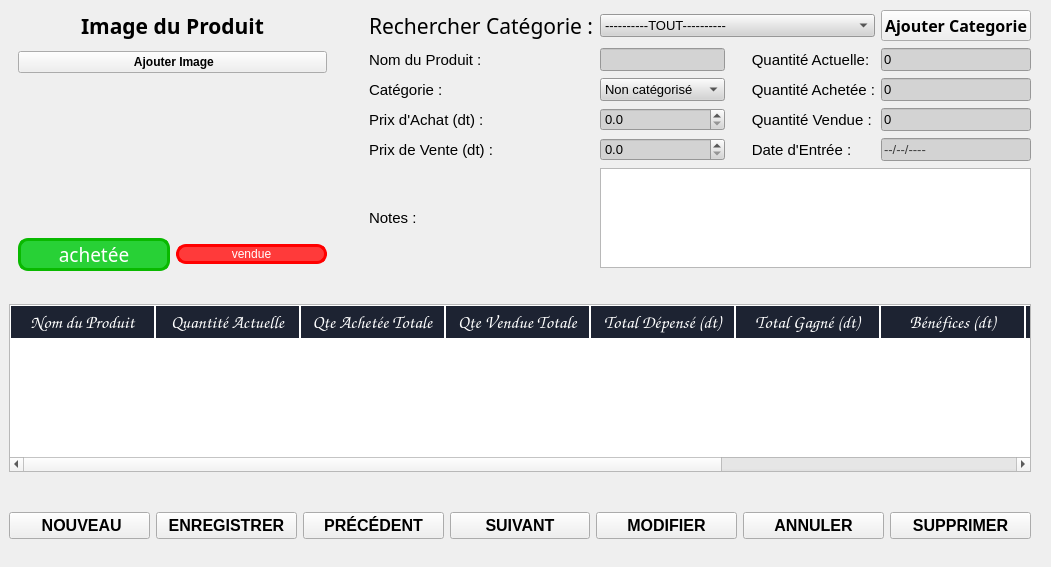
      <widget class="QWidget" name="tab_1">
       <attribute name="title">
        <string>Produits</string>
       </attribute>
       <layout class="QVBoxLayout" name="verticalLayout_5" stretch="3,2,1">
        <property name="spacing">
         <number>15</number>
        </property>
        <property name="leftMargin">
         <number>0</number>
        </property>
        <property name="topMargin">
         <number>0</number>
        </property>
        <item>
         <widget class="QWidget" name="widget" native="true">
          <layout class="QHBoxLayout" name="horizontalLayout" stretch="1,2">
           <property name="spacing">
            <number>15</number>
           </property>
           <property name="leftMargin">
            <number>0</number>
           </property>
           <property name="topMargin">
            <number>0</number>
           </property>
           <property name="rightMargin">
            <number>0</number>
           </property>
           <property name="bottomMargin">
            <number>0</number>
           </property>
           <item>
            <widget class="QWidget" name="ProductImageWidget" native="true">
             <property name="minimumSize">
              <size>
               <width>345</width>
               <height>0</height>
              </size>
             </property>
             <layout class="QVBoxLayout" name="verticalLayout_3" stretch="1,6,0">
              <property name="spacing">
               <number>0</number>
              </property>
              <item>
               <widget class="QLabel" name="label_2">
                <property name="font">
                 <font>
                  <family>Bahnschrift SemiBold Condensed</family>
                  <pointsize>16</pointsize>
                  <weight>75</weight>
                  <bold>true</bold>
                 </font>
                </property>
                <property name="text">
                 <string>Image du Produit</string>
                </property>
                <property name="alignment">
                 <set>Qt::AlignCenter</set>
                </property>
               </widget>
              </item>
              <item>
               <widget class="QWidget" name="widget_4" native="true">
                <layout class="QVBoxLayout" name="verticalLayout_4">
                 <property name="spacing">
                  <number>5</number>
                 </property>
                 <item>
                  <widget class="QPushButton" name="ajouterImageButton">
                   <property name="font">
                    <font>
                     <pointsize>9</pointsize>
                     <weight>75</weight>
                     <bold>true</bold>
                    </font>
                   </property>
                   <property name="cursor">
                    <cursorShape>PointingHandCursor</cursorShape>
                   </property>
                   <property name="styleSheet">
                    <string notr="true"/>
                   </property>
                   <property name="text">
                    <string> Ajouter Image</string>
                   </property>
                   <property name="icon">
                    <iconset resource="../interface_images.qrc">
                     <normaloff>:/newPrefix/pictures/image.png</normaloff>:/newPrefix/pictures/image.png</iconset>
                   </property>
                   <property name="iconSize">
                    <size>
                     <width>30</width>
                     <height>30</height>
                    </size>
                   </property>
                  </widget>
                 </item>
                 <item>
                  <widget class="QWidget" name="widget_9" native="true">
                   <layout class="QHBoxLayout" name="horizontalLayout_4">
                    <property name="leftMargin">
                     <number>0</number>
                    </property>
                    <property name="topMargin">
                     <number>0</number>
                    </property>
                    <property name="rightMargin">
                     <number>0</number>
                    </property>
                    <property name="bottomMargin">
                     <number>0</number>
                    </property>
                    <item>
                     <widget class="QLabel" name="productPictureLabel">
                      <property name="maximumSize">
                       <size>
                        <width>280</width>
                        <height>270</height>
                       </size>
                      </property>
                      <property name="text">
                       <string/>
                      </property>
                      <property name="scaledContents">
                       <bool>true</bool>
                      </property>
                     </widget>
                    </item>
                   </layout>
                  </widget>
                 </item>
                </layout>
               </widget>
              </item>
              <item>
               <widget class="QWidget" name="widget_2" native="true">
                <property name="styleSheet">
                 <string notr="true">QPushButton{
font: 14pt &quot;Stencil&quot;;
border-radius: 10px;
color: white
}

#acheteeButton{
border: 3px solid rgb(9, 185, 0);
background-color: rgb(40, 209, 54)
}

#vendueButton{
border: 3px solid red;
background-color: rgb(255, 58, 58);
}</string>
                </property>
                <layout class="QHBoxLayout" name="horizontalLayout_3">
                 <property name="topMargin">
                  <number>0</number>
                 </property>
                 <property name="bottomMargin">
                  <number>0</number>
                 </property>
                 <item>
                  <widget class="QPushButton" name="acheteeButton">
                   <property name="font">
                    <font>
                     <family>Stencil</family>
                     <pointsize>14</pointsize>
                     <weight>50</weight>
                     <italic>false</italic>
                     <bold>false</bold>
                    </font>
                   </property>
                   <property name="cursor">
                    <cursorShape>PointingHandCursor</cursorShape>
                   </property>
                   <property name="styleSheet">
                    <string notr="true"/>
                   </property>
                   <property name="text">
                    <string>achetée</string>
                   </property>
                  </widget>
                 </item>
                 <item>
                  <widget class="QPushButton" name="vendueButton">
                   <property name="cursor">
                    <cursorShape>PointingHandCursor</cursorShape>
                   </property>
                   <property name="text">
                    <string>vendue</string>
                   </property>
                  </widget>
                 </item>
                </layout>
               </widget>
              </item>
             </layout>
            </widget>
           </item>
           <item>
            <widget class="QWidget" name="ProductInfoWidget" native="true">
             <layout class="QGridLayout" name="gridLayout">
              <item row="5" column="0">
               <widget class="QLabel" name="label_11">
                <property name="font">
                 <font>
                  <pointsize>11</pointsize>
                 </font>
                </property>
                <property name="text">
                 <string>Notes :</string>
                </property>
               </widget>
              </item>
              <item row="1" column="2">
               <widget class="QLineEdit" name="nomProduitLineEdit">
                <property name="sizePolicy">
                 <sizepolicy hsizetype="Expanding" vsizetype="Fixed">
                  <horstretch>0</horstretch>
                  <verstretch>0</verstretch>
                 </sizepolicy>
                </property>
                <property name="font">
                 <font>
                  <pointsize>10</pointsize>
                 </font>
                </property>
                <property name="autoFillBackground">
                 <bool>false</bool>
                </property>
                <property name="styleSheet">
                 <string notr="true">background-color: lightgray;
</string>
                </property>
                <property name="text">
                 <string/>
                </property>
                <property name="frame">
                 <bool>true</bool>
                </property>
               </widget>
              </item>
              <item row="0" column="0">
               <widget class="QLabel" name="label_12">
                <property name="font">
                 <font>
                  <family>Bahnschrift SemiBold Condensed</family>
                  <pointsize>16</pointsize>
                  <weight>50</weight>
                  <bold>false</bold>
                 </font>
                </property>
                <property name="text">
                 <string>Rechercher Catégorie :</string>
                </property>
               </widget>
              </item>
              <item row="2" column="0">
               <widget class="QLabel" name="label_4">
                <property name="font">
                 <font>
                  <pointsize>11</pointsize>
                 </font>
                </property>
                <property name="text">
                 <string>Catégorie :</string>
                </property>
               </widget>
              </item>
              <item row="1" column="0">
               <widget class="QLabel" name="label_3">
                <property name="font">
                 <font>
                  <pointsize>11</pointsize>
                 </font>
                </property>
                <property name="text">
                 <string>Nom du Produit :</string>
                </property>
               </widget>
              </item>
              <item row="4" column="4">
               <widget class="QLineEdit" name="dateEntreeLineEdit">
                <property name="font">
                 <font>
                  <pointsize>10</pointsize>
                 </font>
                </property>
                <property name="styleSheet">
                 <string notr="true">background-color: lightgray;
color: rgb(60, 60, 60)</string>
                </property>
                <property name="text">
                 <string>--/--/----</string>
                </property>
                <property name="readOnly">
                 <bool>true</bool>
                </property>
               </widget>
              </item>
              <item row="4" column="3">
               <widget class="QLabel" name="label_10">
                <property name="font">
                 <font>
                  <pointsize>11</pointsize>
                 </font>
                </property>
                <property name="text">
                 <string>     Date d'Entrée :</string>
                </property>
               </widget>
              </item>
              <item row="3" column="3">
               <widget class="QLabel" name="label_9">
                <property name="font">
                 <font>
                  <pointsize>11</pointsize>
                 </font>
                </property>
                <property name="text">
                 <string>     Quantité Vendue :</string>
                </property>
               </widget>
              </item>
              <item row="2" column="2">
               <widget class="QComboBox" name="categorieComboBox">
                <property name="font">
                 <font>
                  <pointsize>10</pointsize>
                 </font>
                </property>
                <property name="styleSheet">
                 <string notr="true">background-color: lightgray;
</string>
                </property>
                <item>
                 <property name="text">
                  <string>Non catégorisé</string>
                 </property>
                </item>
               </widget>
              </item>
              <item row="0" column="2" colspan="2">
               <widget class="QComboBox" name="rechercherCategorieComboBox">
                <property name="font">
                 <font>
                  <pointsize>10</pointsize>
                 </font>
                </property>
                <property name="styleSheet">
                 <string notr="true">background-color: lightgray;
</string>
                </property>
                <property name="currentText">
                 <string>----------TOUT----------</string>
                </property>
                <property name="frame">
                 <bool>true</bool>
                </property>
                <item>
                 <property name="text">
                  <string>----------TOUT----------</string>
                 </property>
                </item>
               </widget>
              </item>
              <item row="3" column="4">
               <widget class="QLineEdit" name="quantiteVendueTotaleLineEdit">
                <property name="font">
                 <font>
                  <pointsize>10</pointsize>
                 </font>
                </property>
                <property name="styleSheet">
                 <string notr="true">background-color: lightgray;
</string>
                </property>
                <property name="text">
                 <string>0</string>
                </property>
                <property name="readOnly">
                 <bool>false</bool>
                </property>
               </widget>
              </item>
              <item row="3" column="0">
               <widget class="QLabel" name="label_6">
                <property name="font">
                 <font>
                  <pointsize>11</pointsize>
                 </font>
                </property>
                <property name="text">
                 <string>Prix d'Achat (dt) :</string>
                </property>
               </widget>
              </item>
              <item row="3" column="2">
               <widget class="QDoubleSpinBox" name="prixAchatSpinBox">
                <property name="font">
                 <font>
                  <pointsize>10</pointsize>
                 </font>
                </property>
                <property name="styleSheet">
                 <string notr="true">background-color: lightgray;
</string>
                </property>
                <property name="decimals">
                 <number>1</number>
                </property>
                <property name="maximum">
                 <double>999999.000000000000000</double>
                </property>
               </widget>
              </item>
              <item row="4" column="0">
               <widget class="QLabel" name="label_5">
                <property name="font">
                 <font>
                  <pointsize>11</pointsize>
                 </font>
                </property>
                <property name="text">
                 <string>Prix de Vente (dt) :</string>
                </property>
               </widget>
              </item>
              <item row="4" column="2">
               <widget class="QDoubleSpinBox" name="prixVenteSpinBox">
                <property name="font">
                 <font>
                  <pointsize>10</pointsize>
                 </font>
                </property>
                <property name="styleSheet">
                 <string notr="true">background-color: lightgray;
</string>
                </property>
                <property name="decimals">
                 <number>1</number>
                </property>
                <property name="maximum">
                 <double>999999.000000000000000</double>
                </property>
               </widget>
              </item>
              <item row="5" column="2" colspan="3">
               <widget class="QPlainTextEdit" name="plainTextEdit">
                <property name="maximumSize">
                 <size>
                  <width>16777215</width>
                  <height>100</height>
                 </size>
                </property>
                <property name="font">
                 <font>
                  <pointsize>10</pointsize>
                 </font>
                </property>
                <property name="styleSheet">
                 <string notr="true"/>
                </property>
                <property name="plainText">
                 <string/>
                </property>
               </widget>
              </item>
              <item row="0" column="4">
               <widget class="QPushButton" name="ajouterCategorieButton">
                <property name="font">
                 <font>
                  <family>Bahnschrift SemiBold Condensed</family>
                  <pointsize>12</pointsize>
                  <weight>75</weight>
                  <bold>true</bold>
                 </font>
                </property>
                <property name="styleSheet">
                 <string notr="true"/>
                </property>
                <property name="text">
                 <string>Ajouter Categorie</string>
                </property>
               </widget>
              </item>
              <item row="1" column="4">
               <widget class="QLineEdit" name="quantiteActuelleLineEdit">
                <property name="font">
                 <font>
                  <pointsize>10</pointsize>
                 </font>
                </property>
                <property name="styleSheet">
                 <string notr="true">background-color: lightgray;
</string>
                </property>
                <property name="text">
                 <string>0</string>
                </property>
                <property name="readOnly">
                 <bool>false</bool>
                </property>
               </widget>
              </item>
              <item row="2" column="4">
               <widget class="QLineEdit" name="quantiteAchatTotaleLineEdit">
                <property name="font">
                 <font>
                  <pointsize>10</pointsize>
                 </font>
                </property>
                <property name="cursor">
                 <cursorShape>IBeamCursor</cursorShape>
                </property>
                <property name="styleSheet">
                 <string notr="true">background-color: lightgray;
</string>
                </property>
                <property name="text">
                 <string>0</string>
                </property>
                <property name="readOnly">
                 <bool>false</bool>
                </property>
               </widget>
              </item>
              <item row="2" column="3">
               <widget class="QLabel" name="label_7">
                <property name="font">
                 <font>
                  <pointsize>11</pointsize>
                 </font>
                </property>
                <property name="text">
                 <string>     Quantité Achetée :</string>
                </property>
               </widget>
              </item>
              <item row="1" column="3">
               <widget class="QLabel" name="label_8">
                <property name="font">
                 <font>
                  <pointsize>11</pointsize>
                 </font>
                </property>
                <property name="text">
                 <string>     Quantité Actuelle:</string>
                </property>
               </widget>
              </item>
             </layout>
             <zorder>dateEntreeLineEdit</zorder>
             <zorder>label_9</zorder>
             <zorder>label_10</zorder>
             <zorder>label_11</zorder>
             <zorder>label_4</zorder>
             <zorder>nomProduitLineEdit</zorder>
             <zorder>label_3</zorder>
             <zorder>label_12</zorder>
             <zorder>categorieComboBox</zorder>
             <zorder>rechercherCategorieComboBox</zorder>
             <zorder>quantiteVendueTotaleLineEdit</zorder>
             <zorder>label_6</zorder>
             <zorder>label_5</zorder>
             <zorder>prixAchatSpinBox</zorder>
             <zorder>prixVenteSpinBox</zorder>
             <zorder>plainTextEdit</zorder>
             <zorder>ajouterCategorieButton</zorder>
             <zorder>quantiteActuelleLineEdit</zorder>
             <zorder>quantiteAchatTotaleLineEdit</zorder>
             <zorder>label_7</zorder>
             <zorder>label_8</zorder>
            </widget>
           </item>
          </layout>
         </widget>
        </item>
        <item>
         <widget class="QWidget" name="tableOuterWidget" native="true">
          <property name="styleSheet">
           <string notr="true"/>
          </property>
          <layout class="QVBoxLayout" name="verticalLayout_6">
           <item>
            <widget class="QTableWidget" name="tableWidget">
             <property name="font">
              <font>
               <family>Comic Sans MS</family>
               <pointsize>10</pointsize>
               <weight>50</weight>
               <italic>false</italic>
               <bold>false</bold>
              </font>
             </property>
             <property name="cursor" stdset="0">
              <cursorShape>PointingHandCursor</cursorShape>
             </property>
             <property name="styleSheet">
              <string notr="true">QHeaderView::section {
background-color :  rgb(29, 35, 50) ;
border:1px solid white;
font-size: 18px;
color:white;
padding: 2px
}
QTableWidget::item:selected {
background-color: rgb(29, 35, 50) ;
color: white;
}
</string>
             </property>
             <property name="autoScroll">
              <bool>false</bool>
             </property>
             <property name="editTriggers">
              <set>QAbstractItemView::NoEditTriggers</set>
             </property>
             <property name="tabKeyNavigation">
              <bool>false</bool>
             </property>
             <property name="selectionMode">
              <enum>QAbstractItemView::SingleSelection</enum>
             </property>
             <property name="selectionBehavior">
              <enum>QAbstractItemView::SelectRows</enum>
             </property>
             <property name="textElideMode">
              <enum>Qt::ElideNone</enum>
             </property>
             <property name="verticalScrollMode">
              <enum>QAbstractItemView::ScrollPerPixel</enum>
             </property>
             <property name="horizontalScrollMode">
              <enum>QAbstractItemView::ScrollPerPixel</enum>
             </property>
             <property name="showGrid">
              <bool>true</bool>
             </property>
             <property name="sortingEnabled">
              <bool>false</bool>
             </property>
             <property name="wordWrap">
              <bool>true</bool>
             </property>
             <property name="cornerButtonEnabled">
              <bool>false</bool>
             </property>
             <attribute name="horizontalHeaderCascadingSectionResizes">
              <bool>false</bool>
             </attribute>
             <attribute name="horizontalHeaderDefaultSectionSize">
              <number>145</number>
             </attribute>
             <attribute name="horizontalHeaderHighlightSections">
              <bool>false</bool>
             </attribute>
             <attribute name="horizontalHeaderShowSortIndicator" stdset="0">
              <bool>false</bool>
             </attribute>
             <attribute name="horizontalHeaderStretchLastSection">
              <bool>false</bool>
             </attribute>
             <attribute name="verticalHeaderVisible">
              <bool>true</bool>
             </attribute>
             <attribute name="verticalHeaderHighlightSections">
              <bool>false</bool>
             </attribute>
             <attribute name="verticalHeaderShowSortIndicator" stdset="0">
              <bool>false</bool>
             </attribute>
             <attribute name="verticalHeaderStretchLastSection">
              <bool>false</bool>
             </attribute>
             <column>
              <property name="text">
               <string>Nom du Produit</string>
              </property>
             </column>
             <column>
              <property name="text">
               <string>Quantité Actuelle</string>
              </property>
             </column>
             <column>
              <property name="text">
               <string>Qte Achetée Totale</string>
              </property>
             </column>
             <column>
              <property name="text">
               <string>Qte Vendue Totale</string>
              </property>
             </column>
             <column>
              <property name="text">
               <string>Total Dépensé (dt)</string>
              </property>
             </column>
             <column>
              <property name="text">
               <string>Total Gagné (dt)</string>
              </property>
             </column>
             <column>
              <property name="text">
               <string>Bénéfices (dt)</string>
              </property>
             </column>
             <column>
              <property name="text">
               <string>Catégorie</string>
              </property>
             </column>
             <column>
              <property name="text">
               <string>Date d'Entrée</string>
              </property>
             </column>
             <column>
              <property name="text">
               <string>Notes</string>
              </property>
             </column>
            </widget>
           </item>
          </layout>
         </widget>
        </item>
        <item>
         <widget class="QWidget" name="bottomContainer" native="true">
          <property name="maximumSize">
           <size>
            <width>16777215</width>
            <height>60</height>
           </size>
          </property>
          <layout class="QHBoxLayout" name="horizontalLayout_2">
           <item>
            <widget class="QPushButton" name="nouveauButton">
             <property name="font">
              <font>
               <pointsize>12</pointsize>
               <weight>75</weight>
               <bold>true</bold>
              </font>
             </property>
             <property name="cursor">
              <cursorShape>PointingHandCursor</cursorShape>
             </property>
             <property name="text">
              <string> NOUVEAU</string>
             </property>
             <property name="icon">
              <iconset resource="../interface_images.qrc">
               <normaloff>:/newPrefix/pictures/plus.png</normaloff>:/newPrefix/pictures/plus.png</iconset>
             </property>
             <property name="iconSize">
              <size>
               <width>25</width>
               <height>25</height>
              </size>
             </property>
            </widget>
           </item>
           <item>
            <widget class="QPushButton" name="enregistrerButton">
             <property name="font">
              <font>
               <pointsize>12</pointsize>
               <weight>75</weight>
               <bold>true</bold>
              </font>
             </property>
             <property name="cursor">
              <cursorShape>PointingHandCursor</cursorShape>
             </property>
             <property name="text">
              <string>ENREGISTRER</string>
             </property>
             <property name="icon">
              <iconset resource="../interface_images.qrc">
               <normaloff>:/newPrefix/pictures/diskette.png</normaloff>:/newPrefix/pictures/diskette.png</iconset>
             </property>
             <property name="iconSize">
              <size>
               <width>30</width>
               <height>30</height>
              </size>
             </property>
            </widget>
           </item>
           <item>
            <widget class="QPushButton" name="precedentButton">
             <property name="font">
              <font>
               <pointsize>12</pointsize>
               <weight>75</weight>
               <bold>true</bold>
              </font>
             </property>
             <property name="cursor">
              <cursorShape>PointingHandCursor</cursorShape>
             </property>
             <property name="text">
              <string>PRÉCÉDENT</string>
             </property>
             <property name="icon">
              <iconset resource="../interface_images.qrc">
               <normaloff>:/newPrefix/pictures/back.png</normaloff>:/newPrefix/pictures/back.png</iconset>
             </property>
             <property name="iconSize">
              <size>
               <width>25</width>
               <height>25</height>
              </size>
             </property>
            </widget>
           </item>
           <item>
            <widget class="QPushButton" name="suivantButton">
             <property name="font">
              <font>
               <pointsize>12</pointsize>
               <weight>75</weight>
               <bold>true</bold>
              </font>
             </property>
             <property name="cursor">
              <cursorShape>PointingHandCursor</cursorShape>
             </property>
             <property name="text">
              <string>SUIVANT</string>
             </property>
             <property name="icon">
              <iconset resource="../interface_images.qrc">
               <normaloff>:/newPrefix/pictures/next.png</normaloff>:/newPrefix/pictures/next.png</iconset>
             </property>
             <property name="iconSize">
              <size>
               <width>25</width>
               <height>25</height>
              </size>
             </property>
            </widget>
           </item>
           <item>
            <widget class="QPushButton" name="modifierButton">
             <property name="font">
              <font>
               <pointsize>12</pointsize>
               <weight>75</weight>
               <bold>true</bold>
              </font>
             </property>
             <property name="cursor">
              <cursorShape>PointingHandCursor</cursorShape>
             </property>
             <property name="text">
              <string>MODIFIER</string>
             </property>
             <property name="icon">
              <iconset resource="../interface_images.qrc">
               <normaloff>:/newPrefix/pictures/editing.png</normaloff>:/newPrefix/pictures/editing.png</iconset>
             </property>
             <property name="iconSize">
              <size>
               <width>30</width>
               <height>30</height>
              </size>
             </property>
            </widget>
           </item>
           <item>
            <widget class="QPushButton" name="annulerButton">
             <property name="font">
              <font>
               <pointsize>12</pointsize>
               <weight>75</weight>
               <bold>true</bold>
              </font>
             </property>
             <property name="cursor">
              <cursorShape>PointingHandCursor</cursorShape>
             </property>
             <property name="text">
              <string>ANNULER</string>
             </property>
             <property name="icon">
              <iconset resource="../interface_images.qrc">
               <normaloff>:/newPrefix/pictures/cancel.png</normaloff>:/newPrefix/pictures/cancel.png</iconset>
             </property>
             <property name="iconSize">
              <size>
               <width>25</width>
               <height>25</height>
              </size>
             </property>
            </widget>
           </item>
           <item>
            <widget class="QPushButton" name="supprimerButton">
             <property name="font">
              <font>
               <pointsize>12</pointsize>
               <weight>75</weight>
               <bold>true</bold>
              </font>
             </property>
             <property name="cursor">
              <cursorShape>PointingHandCursor</cursorShape>
             </property>
             <property name="text">
              <string>SUPPRIMER</string>
             </property>
             <property name="icon">
              <iconset resource="../interface_images.qrc">
               <normaloff>:/newPrefix/pictures/delete.png</normaloff>:/newPrefix/pictures/delete.png</iconset>
             </property>
             <property name="iconSize">
              <size>
               <width>30</width>
               <height>30</height>
              </size>
             </property>
            </widget>
           </item>
          </layout>
         </widget>
        </item>
       </layout>
      </widget>
